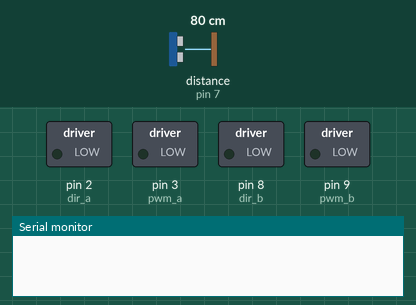
Recording of a sketch running on a simulated Arduino Uno, built with avr-gcc and run on an emulated ATmega328P. Shown: switched loads named in the sketch (green lamp = pin HIGH), the last lines printed to the serial monitor. The test bench sets the inputs (shaded band); at power-on: distance to the obstacle (sensor on pin 7) 80 cm. The echo pulse lasts 58.3 µs per cm.

Above: at 0.1 s.
At 1.1 s:
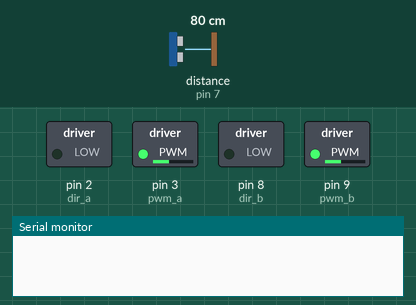
At 19.09 s:
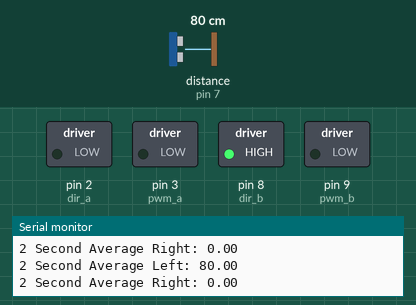
At 36.7 s:
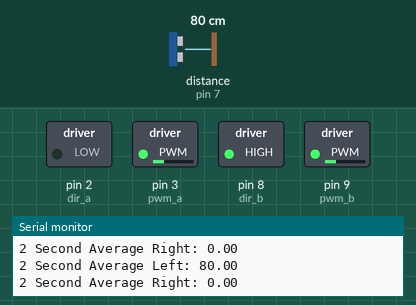
Timing chart, 0 to 38.2 s (numbered marks = the images above):
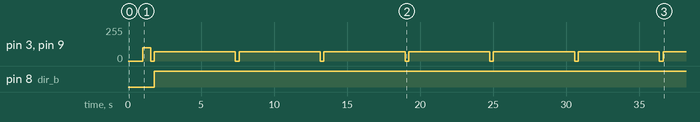

Measured:
- by itself, pin 3 (pwm_a), pin 9 (pwm_b): alternates 70/255 for 5.6 s and 0/255 for 0.25 s
- by itself, pin 8 (dir_b): LOW → HIGH at 1.8 s

The sketch:

HatTesting.ino
```cpp
#include "SR04.h" //To read from the sensors

//GLOBAL VARIABLES FOR MOTOR CONTROLS
int pwm_a = 3;  //PWM control for motor outputs 1 and 2
int pwm_b = 9;  //PWM control for motor outputs 3 and 4
int dir_a = 2;  //direction control for motor outputs 1 and 2
int dir_b = 8;  //direction control for motor outputs 3 and 4

//DEFINITIONS FOR ULTRASONIC SENSORS
#define SENSOR1ECHO 4
#define SENSOR1TRIG 5
#define SENSOR2ECHO 6
#define SENSOR2TRIG 7

//DYNAMIC GLOBAL VARIABLES
SR04 sensor1 = SR04(SENSOR1ECHO, SENSOR1TRIG); //The class object for sensor 1
SR04 sensor2 = SR04(SENSOR2ECHO, SENSOR2TRIG); //The class object for sensor 2
long distSensor1;
long distSensor2;
float quarterSecAverageDistLeft;
float quarterSecAverageDistRight;

//Prototypes


void setup()
{
  Serial.begin(9600);
  delay(1000);

  pinMode(pwm_a, OUTPUT);  //Set control pins to be outputs
  pinMode(pwm_b, OUTPUT);
  pinMode(dir_a, OUTPUT);
  pinMode(dir_b, OUTPUT);

  analogWrite(pwm_a, 100);  //set both motors to run at (100/255 = 39)% duty cycle (slow)
  analogWrite(pwm_b, 100);

}

void loop()
{
  /*Directional Testing
  Serial.println("Forward");
  analogWrite(pwm_a, 0); //Takes a quarter second to stop spinning the motors
  analogWrite(pwm_b, 0);
  delay(500);
  forward(5);

  Serial.println("Back");
  analogWrite(pwm_a, 0); //Takes a quarter second to stop spinning the motors
  analogWrite(pwm_b, 0);
  delay(500);
  back(5);

  Serial.println("Right");
  analogWrite(pwm_a, 0); //Takes a quarter second to stop spinning the motors
  analogWrite(pwm_b, 0);
  delay(500);
  right(90);

  Serial.println("Left");
  analogWrite(pwm_a, 0); //Takes a quarter second to stop spinning the motors
  analogWrite(pwm_b, 0);
  delay(500);
  left(90);

  delay(5000); //Waits 5 seconds and then repeats */

  //Getting the two second distance average
  quarterSecAverageDistLeft = 0;
  quarterSecAverageDistRight = 0;
  int count = 0;
  int notTimeUp = 1;
  int timer = 0;

  while(notTimeUp){
    quarterSecAverageDistLeft += distSensor2;
    distSensor2 = sensor2.Distance();
    quarterSecAverageDistRight += distSensor1;
    timer += 25;
    count += 1;
    delay(25);
    if(timer == 250){
      notTimeUp = 0;
    }
  }
  quarterSecAverageDistLeft = quarterSecAverageDistLeft / count;
  quarterSecAverageDistRight = quarterSecAverageDistRight /count;

  Serial.print("2 Second Average Left: ");
  Serial.println(quarterSecAverageDistLeft);
  Serial.print("2 Second Average Right: ");
  Serial.println(quarterSecAverageDistRight);
  //Moving the motors
  if(quarterSecAverageDistLeft < 50 && quarterSecAverageDistLeft > 5){
    analogWrite(pwm_a, 0); //Takes a quarter second to stop spinning the motors
    analogWrite(pwm_b, 0);
    delay(250);
    right(90);
  }
  else if(quarterSecAverageDistRight < 50 && quarterSecAverageDistRight > 5) {
    analogWrite(pwm_a, 0); //Takes a quarter second to stop spinning the motors
    analogWrite(pwm_b, 0);
    delay(250);
    left(90);
  }
  else{
    analogWrite(pwm_a, 0); //Takes a quarter second to stop spinning the motors
    analogWrite(pwm_b, 0);
    delay(250);
    forward(5);
  }
}

void left(float degree){

  float degreeToMS = degree * 50;
  /*analogWrite(pwm_a, 0);  //Takes a quarter second to stop spinning the motors
  analogWrite(pwm_b, 0);
  delay(250);*/

  digitalWrite(dir_a, LOW); //Sets direction to forward
  digitalWrite(dir_b, LOW);

  analogWrite(pwm_a, 70); //Moves forward for 2.5 seconds
  analogWrite(pwm_b, 70);

  delay(degreeToMS);
}

void right(float degree){

  float degreeToMS = degree * 50;
  /*analogWrite(pwm_a, 0);  //Takes a quarter second to stop spinning the motors
  analogWrite(pwm_b, 0);
  delay(250);*/

  digitalWrite(dir_a, HIGH); //Sets direction to backward
  digitalWrite(dir_b, HIGH);

  analogWrite(pwm_a, 70); //Moves backward for one second
  analogWrite(pwm_b, 70);

  delay(degreeToMS); //Wait half a second
}

void back(float seconds){

  float microseconds = seconds * 1000;

  /*analogWrite(pwm_a, 0); //Takes a quarter second to stop spinning the motors
  analogWrite(pwm_b, 0);
  delay(250);*/

  digitalWrite(dir_a, HIGH); //Sets left motor forward
  digitalWrite(dir_b, LOW); //Sets right motor backward

  analogWrite(pwm_a, 70); //Left motor forward at 100 magnitude
  analogWrite(pwm_b, 70); //Right motor forward at 100 magnitude

  delay(microseconds); //Motors are active for half of a second
}

void forward(float seconds){

  float microseconds = seconds * 1000;
  /*analogWrite(pwm_a, 0); //Takes a quarter second to stop spinning the motors
  analogWrite(pwm_b, 0);
  delay(250);*/

  digitalWrite(dir_a, LOW); //Sets left motor backward
  digitalWrite(dir_b, HIGH); //Sets right motor forward

  analogWrite(pwm_a, 70); //Left motor forward at 100 magnitude
  analogWrite(pwm_b, 70); //Right motor forward at 100 magnitude

  delay(microseconds); //Motors are active for half of a second
}
```
